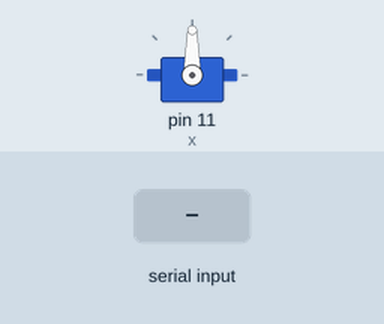
Bench run of a sketch on a simulated Arduino Uno, built with avr-gcc and run on an emulated ATmega328P. Shown: servo. The inputs (shaded band) are chosen by the test bench.

Above: at 1.2 s.
1.3 s: "O" received over Serial
At 1.8 s:
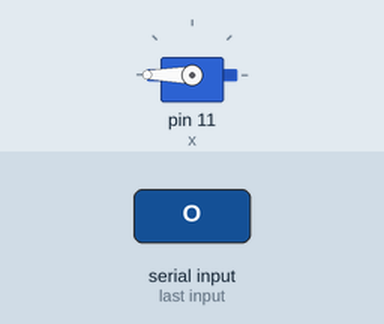
2.8 s: "C" received over Serial
At 4.2 s:
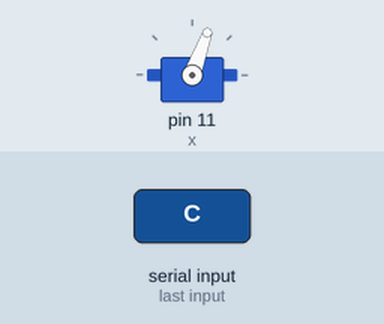
Timing chart, 0 to 5.8 s (numbered marks = the images above; inputs shaded):
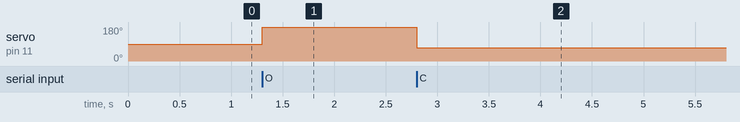

Measured:
- after the input at 1.3 s, servo on pin 11 (x): 90° → 180° at once
- after the input at 2.8 s, servo on pin 11 (x): 180° → 70° at once

The sketch:

Arm_control_V1.ino
```cpp
#include <Servo.h>
Servo x;
Servo y;
void setup() {
  x.attach(10);  // attaches the servo on pin 9 to the servo object
  x.attach(11);
  Serial.begin(9600);
}
void loop() {
  if (Serial.available()>0)
  {
    int Data = Serial.read();
    if ( Data == 'U' )
    {
        y.write(0);
    }
     if ( Data == 'D' )
    {
        y.write(180);
    }
     if ( Data == 'O' )
    {
        x.write(180);
    }
     if ( Data == 'C' )
    {
       x.write(70);
    }
  }
}
```
